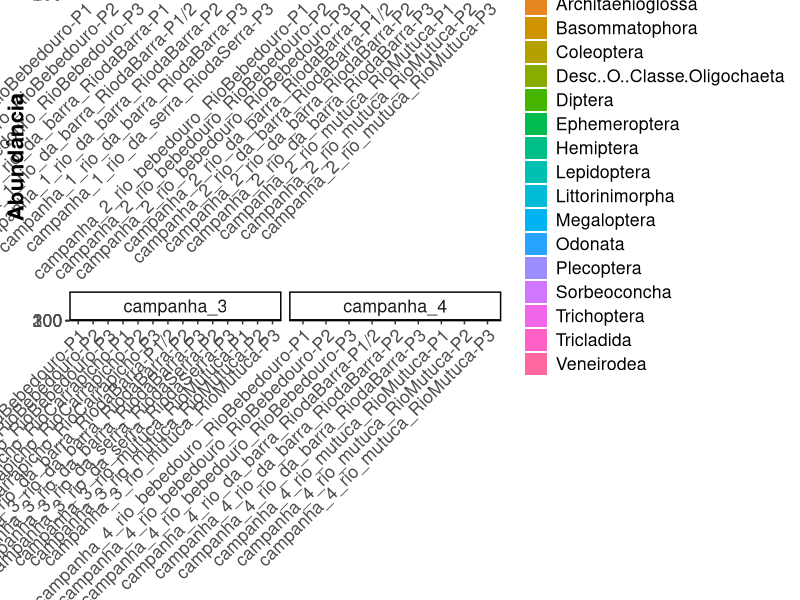

The R source for this figure: (Note: this script raises an error after producing the figure.)
library(tidyverse)
library(ggpubr)


df <- read.csv("dados/processado/matriz_comunidades_ordens_imaturos_largo.csv")
colnames(df)
taxa <- colnames(df)[-(1:4)]

df_long <- df %>%
  pivot_longer(
    cols = taxa,
    names_to = "Ordem",
    values_to = "Abundancia"
  ) #%>%
  # mutate(
  #   estrato = fct_relevel(
  #     estrato,
  #     c("praia_superior", "meio", "oceano_inferior")
  #   ),
  #   Especie = fct_relevel(
  #     Especie,
  #     c("ourico", "ofiuridio", "pepino", "satelite" )
  #   ),
    # eixo = interaction(estrato, ponto, replica, sep = "_"),
    # ponto = fct_relevel(
    #   ponto,
    #   c("direita", "esquerda")
    # )
  # ) %>%
  # mutate(
  #   eixo = factor(eixo, levels = unique(eixo)
  #   )
  # ) %>% 
  # mutate(
  #   estrato = fct_recode(
  #     estrato,
  #     "Superior" = "praia_superior",
  #     "Intermediário" = "meio",
  #     "Inferior" = "oceano_inferior",
  #   ),
  #   ponto = fct_recode(
  #     ponto,
  #     "Leste" = "direita",
  #     "Oeste" = "esquerda"
  #   ),
  #   Especie = fct_recode(
  #     Especie,
  #     "Eucidaris tribuloides" = "satelite",
  #     "Echinometra lucunter" = "ourico",
  #     "Desc. em Ophiuroidea" = "ofiuridio",
  #     "Holothuria grisea" = "pepino"
  #   ),
  #   label = interaction(ponto, replica, sep = " ")
  # )


plot <- 
  ggplot(
    df_long, 
    aes(
      x = interaction(campanha, rio, locality_name, sep = "_"),
      y = Abundancia, fill = Ordem
    )
  ) +
  geom_bar(stat = "identity", position = "stack") +
  facet_wrap(~campanha, scales = "free_x") +
  theme_classic() +
  theme(axis.text.x = element_text(angle = 45, vjust = 1, hjust = 1)) +
  # scale_x_discrete(labels = function(x) df_long$label[match(x, df_long$eixo)]) +
  # Colocar legenda em negrito
  theme(
    legend.title = element_text(face = "bold"),
    axis.title = element_text(face = "bold"),
    text = element_text(size = 16)
  ) +
  labs(
    x = "Rio_Localidade_Campanha",
    y = "Abundância",
    fill = "Espécie"
  )

ggsave(
  "figuras/abundancia_ouricos_estratos.png",
  plot,
  width = 10,
  height = 6
)

# somar bichos
df_summarised <- df_long %>%
  group_by(Especie) %>%
  summarise(
    abundancia_individual = sum(Abundancia)) %>%
  ungroup() %>%
  mutate(
    abundancia_total = sum(abundancia_individual),
    abundancia_relativa = abundancia_individual / abundancia_total
  )

df_summarised <- df_long %>%
  group_by(estrato) %>%
  summarise(
    abundancia_individual = sum(Abundancia)) %>%
  ungroup() %>%
  mutate(
    abundancia_total = sum(abundancia_individual),
    abundancia_relativa = abundancia_individual / abundancia_total
  )
